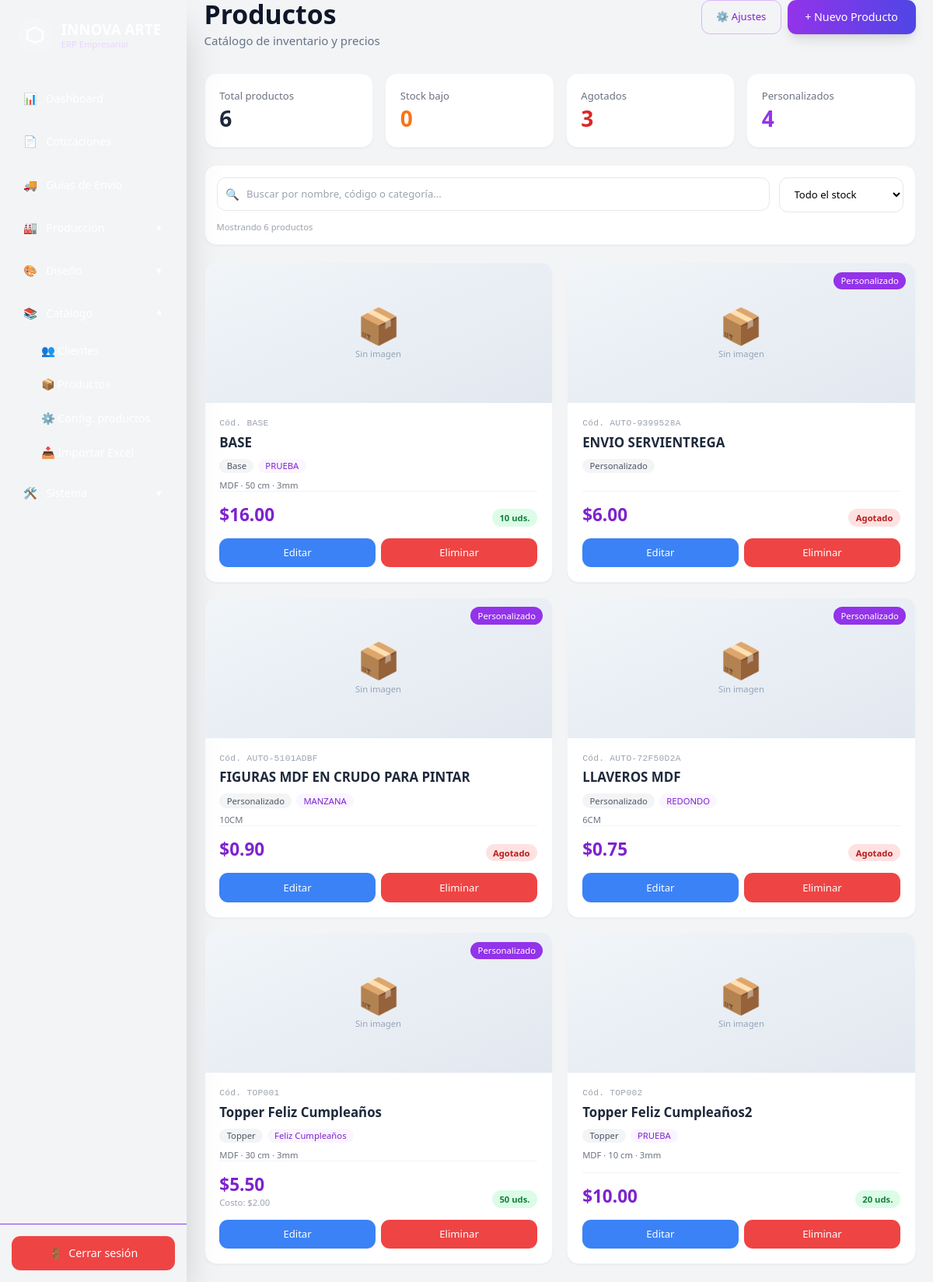
/products/ (signed in), run on the app's committed database.
### app/models/product.py (models this page shows)
class Product(Base):
    __tablename__ = "products"
    id = Column(Integer, primary_key=True)
    code = Column(String)
    name = Column(String)
    description = Column(String)
    category = Column(String)
    material = Column(String)
    color = Column(String)
    size = Column(String)
    thickness = Column(String)
    price = Column(Float)
    cost = Column(Float)
    theme = Column(String)
    stock = Column(Integer)
    custom = Column(Boolean, default=False, nullable=False)
    image = Column(String)

### app/routes/products.py (the view)
@router.get("/", response_class=HTMLResponse)
async def products_page(request: Request, db: Session = Depends(get_db)):
    user = role_required(request, ["admin", "ventas"])
    if isinstance(user, RedirectResponse):
        return user
    products = db.query(Product).order_by(Product.name.asc()).all()
    total_products = len(products)
    out_of_stock = sum(1 for p in products if (p.stock or 0) <= 0)
    low_stock = sum(1 for p in products if 0 < (p.stock or 0) <= 5)
    custom_count = sum(1 for p in products if p.custom)
    return templates.TemplateResponse(
        request=request,
        name="products/list.html",
        context={
            "products": products,
            "user": user,
            "total_products": total_products,
            "out_of_stock": out_of_stock,
            "low_stock": low_stock,
            "custom_count": custom_count,
            "is_admin": user.role == "admin",
        },
    )

### app/templates/products/list.html (shortened to what this page needs)
{% extends 'layouts/base.html' %}
{% block content %}
<div class="erp-container space-y-5 sm:space-y-6">
    <div class="erp-page-header">
        <div class="min-w-0">
            <h1 class="erp-page-title text-slate-900">Productos</h1>
            <p class="text-slate-500 mt-1 text-sm sm:text-base">Catálogo de inventario y precios</p>
        </div>
        {% if is_admin %}
        <div class="flex flex-col sm:flex-row gap-2 w-full sm:w-auto shrink-0">
            <a href="/product-settings"
                class="erp-full-mobile sm:w-auto text-center border border-purple-300 text-purple-700 px-5 py-3 rounded-xl hover:bg-purple-50 transition text-sm font-medium">
                ⚙️ Ajustes
            </a>
            <a href="/products/new"
                class="erp-full-mobile sm:w-auto inline-flex items-center justify-center gap-2 bg-gradient-to-r from-purple-600 to-indigo-600 text-white px-6 py-3 rounded-xl shadow-lg hover:shadow-xl transition font-medium">
                + Nuevo Producto
            </a>
        </div>
        {% endif %}
    </div>
    <div class="grid grid-cols-2 lg:grid-cols-4 gap-3 sm:gap-4">
        <div class="bg-white rounded-2xl p-4 sm:p-5 shadow-sm border border-gray-100">
            <p class="text-xs sm:text-sm text-gray-500">Total productos</p>
            <h2 class="text-2xl sm:text-3xl font-bold mt-1 text-slate-800">{{ total_products }}</h2>
        </div>
        <div class="bg-white rounded-2xl p-4 sm:p-5 shadow-sm border border-gray-100">
            <p class="text-xs sm:text-sm text-gray-500">Stock bajo</p>
            <h2 class="text-2xl sm:text-3xl font-bold mt-1 text-orange-500">{{ low_stock }}</h2>
        </div>
        <div class="bg-white rounded-2xl p-4 sm:p-5 shadow-sm border border-gray-100">
            <p class="text-xs sm:text-sm text-gray-500">Agotados</p>
            <h2 class="text-2xl sm:text-3xl font-bold mt-1 text-red-600">{{ out_of_stock }}</h2>
        </div>
        <div class="bg-white rounded-2xl p-4 sm:p-5 shadow-sm border border-gray-100">
            <p class="text-xs sm:text-sm text-gray-500">Personalizados</p>
            <h2 class="text-2xl sm:text-3xl font-bold mt-1 text-purple-600">{{ custom_count }}</h2>
        </div>
    </div>
    {% if products %}
    <div class="bg-white rounded-2xl shadow-sm border border-gray-100 p-4">
        <div class="flex flex-col md:flex-row gap-3">
            <div class="relative flex-1 min-w-0">
                <span class="absolute left-3 top-1/2 -translate-y-1/2 text-gray-400 pointer-events-none">🔍</span>
                <input id="productSearch" type="search" placeholder="Buscar por nombre, código o categoría..."
                    class="w-full border border-gray-200 rounded-xl pl-10 pr-4 py-3 text-sm focus:outline-none focus:ring-2 focus:ring-purple-500/30 focus:border-purple-400">
            </div>
            <select id="stockFilter"
                class="w-full md:w-auto md:min-w-[160px] border border-gray-200 rounded-xl px-4 py-3 text-sm bg-white">
                <option value="">Todo el stock</option>
            </select>
        </div>
        <p id="productCountLabel" class="text-xs text-gray-400 mt-3">
            Mostrando {{ total_products }} producto{{ 's' if total_products != 1 else '' }}
        </p>
    </div>
    <div id="productsGrid" class="grid grid-cols-1 sm:grid-cols-2 xl:grid-cols-3 2xl:grid-cols-4 gap-4 sm:gap-5">
        {% for product in products %}
        {% set cat = (product.category or '')|lower %}
        {% set th = (product.theme or '')|lower %}
        <article
            class="product-card bg-white rounded-2xl shadow-sm border border-gray-100 overflow-hidden flex flex-col hover:shadow-md transition-shadow"
            data-name="{{ (product.name or '')|lower }}"
            data-code="{{ (product.code or '')|lower }}"
            data-category="{{ cat }}"
            data-stock="{{ product.stock or 0 }}">
            <a href="/products/{{ product.id }}/edit" class="relative h-44 sm:h-48 bg-gradient-to-br from-slate-100 to-slate-200 block">
                {% set img = product_image_url(product.image, thumb=true) %}
                {% if img %}
                <img src="{{ img }}" alt="{{ product.name }}"
                    class="w-full h-full object-cover">
                {% else %}
                <div class="w-full h-full flex flex-col items-center justify-center text-slate-400">
                    <span class="text-5xl mb-2">📦</span>
                    <span class="text-xs">Sin imagen</span>
                </div>
                {% endif %}
                {% if product.custom %}
                <span class="absolute top-3 right-3 bg-purple-600 text-white text-xs px-2.5 py-1 rounded-full font-medium">
                    Personalizado
                </span>
                {% endif %}
            </a>
            <div class="p-4 sm:p-5 flex flex-col flex-1 min-w-0">
                {% if product.code %}
                <div class="text-xs font-mono text-gray-400 tracking-wide truncate">
                    Cód. {{ product.code }}
                </div>
                {% endif %}
                <h2 class="text-base sm:text-lg font-bold text-slate-800 mt-1 line-clamp-2 leading-snug">
                    <a href="/products/{{ product.id }}/edit" class="hover:text-purple-700 transition">
                        {{ product.name }}
                    </a>
                </h2>
                <div class="mt-2 flex flex-wrap gap-1.5">
                    {% if product.category %}
                    <span class="bg-gray-100 text-gray-600 px-2.5 py-0.5 rounded-full text-xs">
                        {{ product.category }}
                    </span>
                    {% endif %}
                    {% if product.theme and th != cat %}
                    <span class="bg-purple-50 text-purple-700 px-2.5 py-0.5 rounded-full text-xs">
                        {{ product.theme }}
                    </span>
                    {% endif %}
                </div>
                {% if product.material or product.size or product.thickness %}
                <p class="mt-2 text-gray-500 text-xs line-clamp-2">
                    {{ product.material or '' }}
                    {% if product.size %}{% if product.material %} · {% endif %}{{ product.size }}{% endif %}
                    {% if product.thickness %} · {{ product.thickness }}{% endif %}
                </p>
                {% endif %}
                <div class="mt-auto pt-4 border-t border-gray-100">
                    <div class="flex items-end justify-between gap-2">
                        <div class="min-w-0">
                            <div class="text-xl sm:text-2xl font-bold text-purple-700">
                                ${{ "%.2f"|format(product.price or 0) }}
                            </div>
                            {% if product.cost %}
                            <div class="text-xs text-gray-400 truncate">Costo: ${{ "%.2f"|format(product.cost) }}</div>
                            {% endif %}
                        </div>
                        <div class="text-right shrink-0">
                            {% if (product.stock or 0) <= 0 %}
                            <span class="inline-block bg-red-100 text-red-700 px-2.5 py-1 rounded-full text-xs font-semibold">
                                Agotado
                            </span>
                            {% elif (product.stock or 0) <= 5 %}
                            <span class="inline-block bg-orange-100 text-orange-700 px-2.5 py-1 rounded-full text-xs font-semibold">
                                {{ product.stock }} uds.
                            </span>
                            {% else %}
                            <span class="inline-block bg-green-100 text-green-700 px-2.5 py-1 rounded-full text-xs font-semibold">
                                {{ product.stock }} uds.
                            </span>
                            {% endif %}
                        </div>
                    </div>
                </div>
                {% if is_admin %}
                <div class="mt-4 flex flex-col xs:flex-row gap-2 sm:flex-row">
                    <a href="/products/{{ product.id }}/edit"
                        class="flex-1 bg-blue-500 hover:bg-blue-600 text-white text-center px-3 py-2.5 rounded-xl text-sm font-medium transition">
                        Editar
                    </a>
                    <a href="/products/{{ product.id }}/delete"
                        onclick="return confirm('¿Eliminar este producto?')"
                        class="flex-1 bg-red-500 hover:bg-red-600 text-white text-center px-3 py-2.5 rounded-xl text-sm font-medium transition">
                        Eliminar
                    </a>
                </div>
                {% endif %}
            </div>
        </article>
        {% endfor %}
    </div>
    {% endif %}
</div>
{% endblock %}

### data on the page
Product: code "BASE", name "BASE", category "Base", theme "PRUEBA", material "MDF", size "50 cm", thickness "3mm", price "16.00", stock "10"
Product: custom "Personalizado", code "AUTO-9399528A", name "ENVIO SERVIENTREGA", category "Personalizado", price "6.00", stock "Agotado"
Product: custom "Personalizado", code "AUTO-5101ADBF", name "FIGURAS MDF EN CRUDO PARA PINTAR", category "Personalizado", theme "MANZANA", size "10CM", price "0.90", stock "Agotado"
Product: custom "Personalizado", code "AUTO-72F50D2A", name "LLAVEROS MDF", category "Personalizado", theme "REDONDO", size "6CM", price "0.75", stock "Agotado"
Product: custom "Personalizado", code "TOP001", name "Topper Feliz Cumpleaños", category "Topper", theme "Feliz Cumpleaños", material "MDF", size "30 cm", thickness "3mm", price "5.50", cost "2.00", stock "50"
Product: code "TOP002", name "Topper Feliz Cumpleaños2", category "Topper", theme "PRUEBA", material "MDF", size "10 cm", thickness "3mm", price "10.00", stock "20"

### other printed values
{{ total_products }} "6"
{{ low_stock }} "0"
{{ out_of_stock }} "3"
{{ custom_count }} "4"
{{ 's' if total_products != 1 else '' }} "s"
